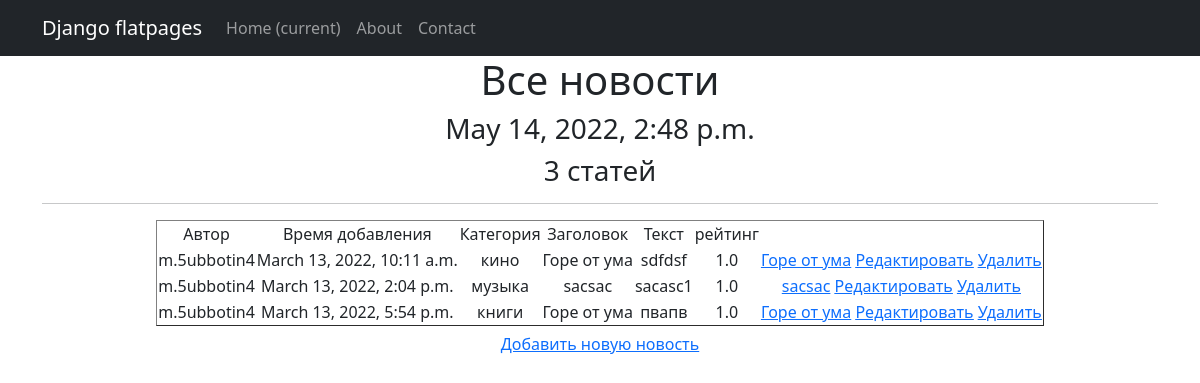
The page /news/ on the database as committed earlier.
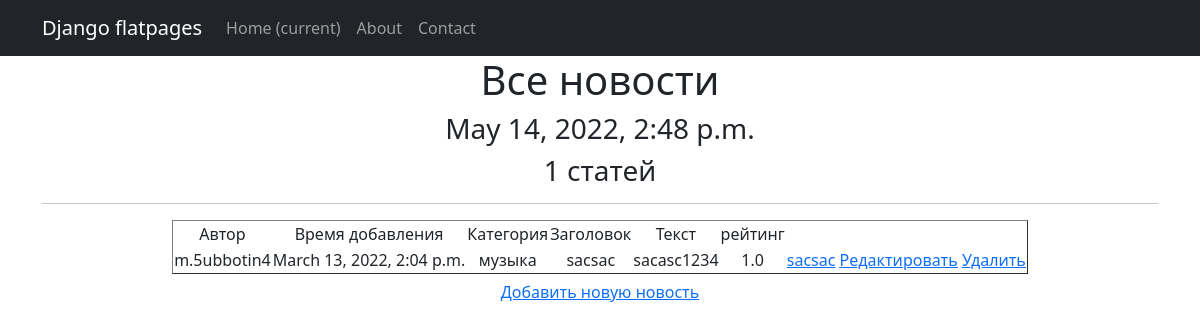
The same page on the database as committed later.
### news/models.py (models this page shows, shortened)
class Post(models.Model):
    news = 'NE'
    paper = 'PA'
    POSITIONS = [(news, "Новости"), (paper, "Статьи")]
    authors = models.ForeignKey(Author, on_delete=models.CASCADE, verbose_name='Автор', default="Dima")
    categories = models.ForeignKey(Category, on_delete=models.CASCADE, blank=True, null=True, verbose_name= 'Категория(categories)')
    time_in = models.DateTimeField(auto_now_add=True)
    header = models.CharField(max_length=255)
    text = models.TextField()
    rating_post = models.FloatField(default=1.0)
    paper_news = models.CharField(max_length=2, choices=POSITIONS, default=news)

class Author(models.Model):
    users = models.OneToOneField(User, on_delete=models.CASCADE)
    rating_users = models.FloatField(default=1.0)

class Category(models.Model):
    name_category = models.CharField(max_length=64, unique=True)
    subscribers = models.ManyToManyField(User, blank=True, )

### news/views.py (the view, shortened to what this page needs)
# urls.py: urlpatterns = [path('news/', PostList.as_view(), name='news'),
class PostList(ListView):
    model = Post
    template_name = 'Posts.html'
    context_object_name = 'posts'
    paginate_by = 10
    form_class = PostForm
    def get_context_data(self, **kwargs):
        logger.error("Hello! I'm error in your app. Enjoy:)")
        context = super().get_context_data(**kwargs)
        context['time_now'] = datetime.utcnow()  # добавим переменную текущей даты time_now
        context[
            'value1'] = None  # добавим ещё одну пустую переменную, чтобы на её примере посмотреть работу другого фильтра
        return context

### news/templatetags/custom_filters.py (called while the page is built)
@register.filter(name='censor')
def censor(value):
    word = ['жопа', 'блять']
    value = str(value)
    i = value.split()
    p = []
    for j in i:
        if j in word:
            p.append('...')
        else:
            p.append(j)
    return ' '.join(p)

### templates/Posts.html (shortened to what this page needs)
{% extends 'flatpages/default.html' %}
{% load custom_filters %}
{% block content %}
    <h1>Все новости</h1>
    <h3>{{ time_now }}</h3>
    <h3> {{ posts|length }} {{' статей'}} </h3>
    <hr>
<div style="text-align: center;">
    {% if posts %}
    {% load cache %}
    {% cache 60 sidebar %}
        <table class="table_with_text_on_center" border="1" style="display: inline-block;">
            <tr>
                <td>
                    Автор
                </td>
                <td>
                    Время добавления
                </td>
                <td>
                    Категория
                </td>
                <td>
                    Заголовок
                </td>
                <td>
                    Текст
                </td>
                <td>
                    рейтинг
                </td>
            </tr>
        {% for post in posts %}
            <tr>
                <td>
                    {{ post.authors.users }}
                </td>
                <td>
                    {{ post.time_in }}
                </td>
                <td>
                        {{ post.categories.name_category }}
                </td>
                <td>
                    {{ post.header }}
                </td>
                <td>
                    {{ post.text|truncatechars:50|censor }}
                </td>
                <td>
                    {{ post.rating_post }}
                </td>
                <td>
                    <a href="{% url 'post_detail' post.id %}">{{ post.header }}</a>
                    <a href="{% url 'post_update' post.id %}"><u>Редактировать</u></a>
                    <a href="{% url 'post_delete' post.id %}"><u> Удалить </u></a>
                </td>
            </tr>
        {% endfor %}
    {% endcache %}
        </table>
        <br>
    {% else %}
        <h2>Новостей нет!</h2>
    {% endif %}
    <a href="{% url 'post_create' %}">Добавить новую новость</a> <br>
</div>
{% endblock content %}

Rows that differ between the two databases and show on the page:
removed Post: authors.users "m.5ubbotin4", time_in "March 13, 2022, 10:11 a.m.", categories.name_category "кино", header "Горе от ума", text|censor "sdfdsf", rating_post "1.0"
removed Post: authors.users "m.5ubbotin4", time_in "March 13, 2022, 5:54 p.m.", categories.name_category "книги", header "Горе от ума", text|censor "пвапв", rating_post "1.0"
changed Post "sacsac": text|censor "sacasc1" → "sacasc1234"
Other text that changed with them:
{{ posts|length }}: "3" → "1"
